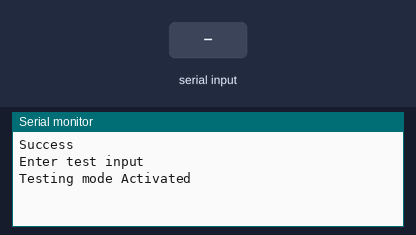
Simulated run of this sketch. Board: Arduino Uno, built with avr-gcc and run on an emulated ATmega328P. Parts: the last lines printed to the serial monitor. Inputs (shaded band) come from the test bench.

Above: at 1.2 s.
1.3 s: "E" received over Serial
At 3.1 s:
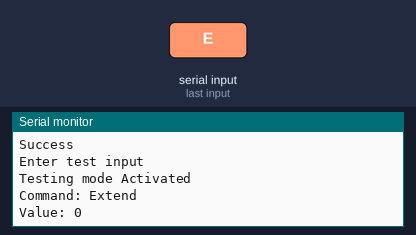
3.8 s: "90,45,200\n" received over Serial
At 6.0 s:
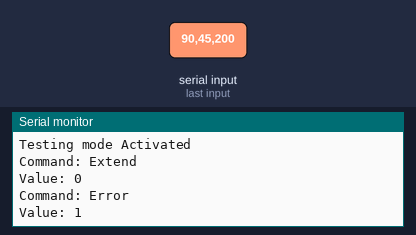
6.3 s: "r90\n" received over Serial
At 8.1 s:
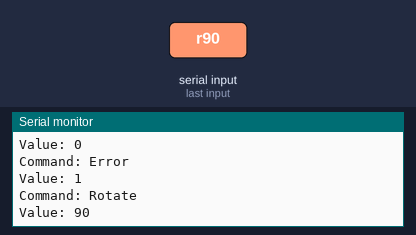
8.7 s: "g90\n" received over Serial
At 11.1 s:
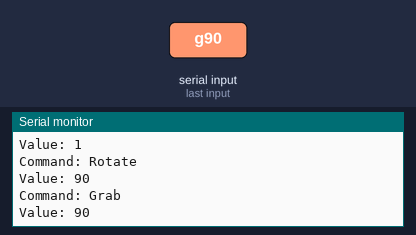
Timing chart, 0 to 12.1 s (numbered marks = the images above; inputs shaded):
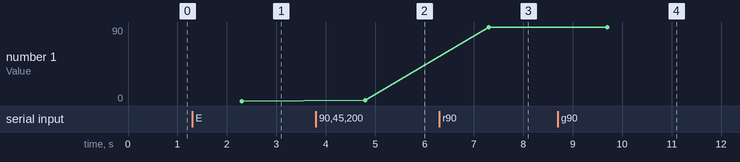

The sketch:

test.ino
```cpp
typedef enum  {
  ROTATE, GRAB, EXTEND, ERROR
}Arm_Operation;

typedef struct  {
  Arm_Operation op;
  int value;
}Arm_Command;
void setup() {
  Serial.begin(115200);
  Serial.println("Success");
  Serial.println("Enter test input");
    Serial.println("Testing mode Activated");
}

void loop(){

    if(Serial.available() >0){
      String serialIn = Serial.readString();
     Arm_Command cmd =  parseSerial(serialIn);
     printExec(cmd);
    }
}


static Arm_Command parseSerial(String rawinput) {
   Arm_Command out;
  String buffer = rawinput;

  //This is what we expect in terms of input
  //Any commands related to rotation will start with an 'r' or 'R', then followed by a double indicating revolutions
  //Any commands related to gripping will start with a 'g' or 'G', then followed by a 0 or 1. Other values will trigger an exception
  //Any commands related to extending the arm will start with an 'e' or 'E', then followed by a double indicating motor rotation. We will assert that the value is between -1 and 1 for now
  //Any unrecognized letter will return the ERROR enum and 1 as the value. Serial should display an error message, or trigger an exception
  if (rawinput.charAt(0) == 'r' || rawinput.charAt(0) == 'R') {
    out.op = Arm_Operation::ROTATE;
    //Extract Value from command string
    out.value = atof(buffer.substring(1, buffer.length() - 1).c_str());
  } else if (rawinput.charAt(0) == 'g' || rawinput.charAt(0) == 'G') {
    out.op = Arm_Operation::GRAB;
    //Extract Value from command string
    out.value = atof(buffer.substring(1, buffer.length() - 1).c_str());
  } else if (rawinput.charAt(0) == 'e' || rawinput.charAt(0) == 'E') {
    out.op = Arm_Operation::EXTEND;
    //Extract Value from command string
    out.value = atof(buffer.substring(1, buffer.length() - 1).c_str());
  } else {
    out.op = Arm_Operation::ERROR;
    out.value = 1;
  }
  return out;
}

static void printExec( Arm_Command cmd) {
  Arm_Operation plsdo = cmd.op;
  switch (plsdo) {
  case Arm_Operation::ROTATE:
    Serial.println("Command: Rotate");
    Serial.println("Value: "+String(cmd.value));
    Serial.println("");
    break;
  case Arm_Operation::GRAB:
    Serial.println("Command: Grab");
    Serial.println("Value: "+String(cmd.value));
    Serial.println("");
    break;
  case Arm_Operation::EXTEND:
    Serial.println("Command: Extend");
    Serial.println("Value: "+String(cmd.value));
    Serial.println("");
    break;
  case Arm_Operation::ERROR:
    Serial.println("Command: Error");
    Serial.println("Value: "+String(cmd.value));
    Serial.println("");
    break;
  }
}
```

Measured:
- after the input at 1.3 s, the serial monitor: prints a new line after 1.0 s (image 1)
- after the input at 3.8 s, the serial monitor: prints a new line after 1.0 s (image 2)
- after the input at 6.3 s, the serial monitor: prints a new line after 1.0 s (image 3)
- after the input at 8.7 s, the serial monitor: prints a new line after 1.0 s (image 4)
- plotted number 1: 0 → 1 after the input at 3.8 s, 1 → 90 after the input at 6.3 s
